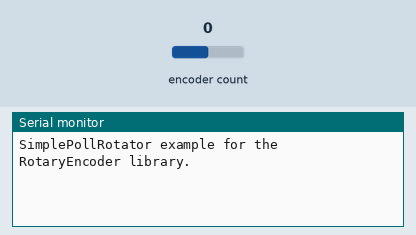
A sketch run on a simulated Arduino Uno, built with avr-gcc and run on an emulated ATmega328P. Parts: the last lines printed to the serial monitor. The inputs (shaded band) are chosen by the test bench; at power-on: encoder count 0.

Above: at 4.2 s.
4.3 s: encoder count set to 1
At 5.1 s:
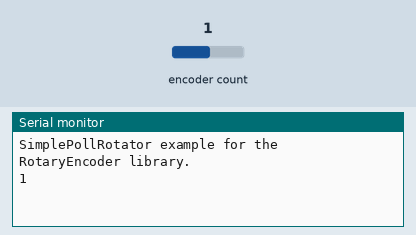
5.8 s: encoder count set to 2
At 6.2 s:
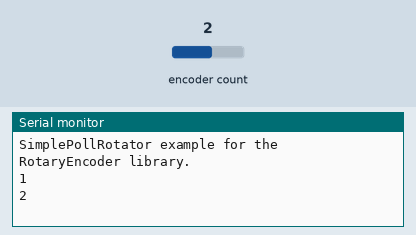

Measured:
- after the input at 4.3 s, the serial monitor: prints a new line at once (image 1)
- after the input at 5.8 s, the serial monitor: prints a new line at once (image 2)

The sketch:

InterruptRotator.ino
```cpp
// (licence header left out)
// This example checks the state of the rotary encoder in the loop() function.
// The current position is printed on output when changed.

// Hardware setup:
// Attach a rotary encoder with output pins to A2 and A3.
// The common contact should be attached to ground.

#include "RotaryEncoder.h"

// Setup a RoraryEncoder for pins A2 and A3:
RotaryEncoder encoder(0, 1);

void setup()
{
  delay(3000);
  Serial.begin(9600);
  Serial.println("SimplePollRotator example for the RotaryEncoder library.");

  attachInterrupt(2, tick, CHANGE);
  attachInterrupt(3, tick, CHANGE);

} // setup()


void tick() {
  encoder.tick();
}

// Read the current position of the encoder and print out when changed.
void loop() {
  static int pos = 0;

  int newPos = encoder.getPosition();
  if (pos != newPos) {
    Serial.print(newPos);
    Serial.println();
    delay(20);
    pos = newPos;
  }
}

// The End
```
